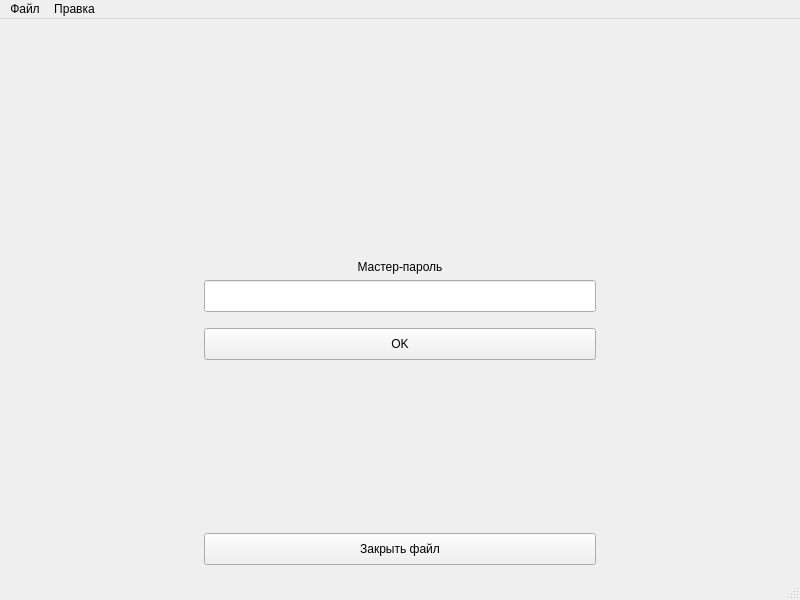
<?xml version="1.0" encoding="UTF-8"?>
<ui version="4.0">
 <class>MainWindow</class>
 <widget class="QMainWindow" name="MainWindow">
  <property name="geometry">
   <rect>
    <x>0</x>
    <y>0</y>
    <width>800</width>
    <height>600</height>
   </rect>
  </property>
  <property name="minimumSize">
   <size>
    <width>800</width>
    <height>600</height>
   </size>
  </property>
  <property name="maximumSize">
   <size>
    <width>800</width>
    <height>600</height>
   </size>
  </property>
  <property name="font">
   <font>
    <family>Segoe UI</family>
    <pointsize>9</pointsize>
   </font>
  </property>
  <property name="windowTitle">
   <string>Менеджер паролей</string>
  </property>
  <property name="windowIcon">
   <iconset>
    <normaloff>../../images/icon32.png</normaloff>../../images/icon32.png</iconset>
  </property>
  <widget class="QWidget" name="centralwidget">
   <layout class="QGridLayout" name="gridLayout">
    <property name="leftMargin">
     <number>4</number>
    </property>
    <property name="topMargin">
     <number>4</number>
    </property>
    <property name="rightMargin">
     <number>4</number>
    </property>
    <property name="bottomMargin">
     <number>4</number>
    </property>
    <item row="1" column="0">
     <widget class="QStackedWidget" name="stackedWidget">
      <property name="currentIndex">
       <number>0</number>
      </property>
      <widget class="QWidget" name="pageLogin">
       <layout class="QVBoxLayout" name="verticalLayout">
        <property name="leftMargin">
         <number>200</number>
        </property>
        <property name="rightMargin">
         <number>200</number>
        </property>
        <item>
         <spacer name="vSpacer_1">
          <property name="orientation">
           <enum>Qt::Vertical</enum>
          </property>
          <property name="sizeType">
           <enum>QSizePolicy::Expanding</enum>
          </property>
          <property name="sizeHint" stdset="0">
           <size>
            <width>20</width>
            <height>40</height>
           </size>
          </property>
         </spacer>
        </item>
        <item>
         <widget class="QLabel" name="labelLogo">
          <property name="text">
           <string/>
          </property>
          <property name="pixmap">
           <pixmap>../../images/logo.png</pixmap>
          </property>
          <property name="alignment">
           <set>Qt::AlignCenter</set>
          </property>
         </widget>
        </item>
        <item>
         <spacer name="vSpacer_3">
          <property name="orientation">
           <enum>Qt::Vertical</enum>
          </property>
          <property name="sizeType">
           <enum>QSizePolicy::Fixed</enum>
          </property>
          <property name="sizeHint" stdset="0">
           <size>
            <width>20</width>
            <height>40</height>
           </size>
          </property>
         </spacer>
        </item>
        <item>
         <widget class="QLabel" name="label_4">
          <property name="font">
           <font>
            <family>Segoe UI</family>
            <pointsize>9</pointsize>
           </font>
          </property>
          <property name="text">
           <string>Мастер-пароль</string>
          </property>
          <property name="alignment">
           <set>Qt::AlignCenter</set>
          </property>
         </widget>
        </item>
        <item>
         <widget class="QLineEdit" name="editMasterPassword">
          <property name="minimumSize">
           <size>
            <width>0</width>
            <height>32</height>
           </size>
          </property>
          <property name="font">
           <font>
            <family>Segoe UI</family>
            <pointsize>9</pointsize>
           </font>
          </property>
          <property name="maxLength">
           <number>32</number>
          </property>
          <property name="echoMode">
           <enum>QLineEdit::Password</enum>
          </property>
          <property name="alignment">
           <set>Qt::AlignCenter</set>
          </property>
          <property name="placeholderText">
           <string/>
          </property>
         </widget>
        </item>
        <item>
         <spacer name="vSpacer_2">
          <property name="orientation">
           <enum>Qt::Vertical</enum>
          </property>
          <property name="sizeType">
           <enum>QSizePolicy::Fixed</enum>
          </property>
          <property name="sizeHint" stdset="0">
           <size>
            <width>20</width>
            <height>10</height>
           </size>
          </property>
         </spacer>
        </item>
        <item>
         <widget class="QPushButton" name="btnLogin">
          <property name="minimumSize">
           <size>
            <width>0</width>
            <height>32</height>
           </size>
          </property>
          <property name="font">
           <font>
            <family>Segoe UI</family>
            <pointsize>9</pointsize>
           </font>
          </property>
          <property name="text">
           <string>OK</string>
          </property>
         </widget>
        </item>
        <item>
         <spacer name="vSpacer_0">
          <property name="orientation">
           <enum>Qt::Vertical</enum>
          </property>
          <property name="sizeHint" stdset="0">
           <size>
            <width>20</width>
            <height>40</height>
           </size>
          </property>
         </spacer>
        </item>
        <item>
         <widget class="QPushButton" name="btnCloseFile">
          <property name="minimumSize">
           <size>
            <width>0</width>
            <height>32</height>
           </size>
          </property>
          <property name="text">
           <string>Закрыть файл</string>
          </property>
         </widget>
        </item>
       </layout>
      </widget>
      <widget class="QWidget" name="pageNew">
       <layout class="QVBoxLayout" name="verticalLayout_2">
        <property name="leftMargin">
         <number>200</number>
        </property>
        <property name="rightMargin">
         <number>200</number>
        </property>
        <item>
         <spacer name="vSpacer_4">
          <property name="orientation">
           <enum>Qt::Vertical</enum>
          </property>
          <property name="sizeType">
           <enum>QSizePolicy::Fixed</enum>
          </property>
          <property name="sizeHint" stdset="0">
           <size>
            <width>20</width>
            <height>40</height>
           </size>
          </property>
         </spacer>
        </item>
        <item>
         <widget class="QPushButton" name="btnOpenFile">
          <property name="minimumSize">
           <size>
            <width>0</width>
            <height>32</height>
           </size>
          </property>
          <property name="font">
           <font>
            <family>Segoe UI</family>
            <pointsize>9</pointsize>
           </font>
          </property>
          <property name="text">
           <string>Открыть файл</string>
          </property>
         </widget>
        </item>
        <item>
         <spacer name="vSpacer_5">
          <property name="orientation">
           <enum>Qt::Vertical</enum>
          </property>
          <property name="sizeType">
           <enum>QSizePolicy::Fixed</enum>
          </property>
          <property name="sizeHint" stdset="0">
           <size>
            <width>20</width>
            <height>40</height>
           </size>
          </property>
         </spacer>
        </item>
        <item>
         <widget class="Line" name="line">
          <property name="orientation">
           <enum>Qt::Horizontal</enum>
          </property>
         </widget>
        </item>
        <item>
         <spacer name="vSpacer_6">
          <property name="orientation">
           <enum>Qt::Vertical</enum>
          </property>
          <property name="sizeType">
           <enum>QSizePolicy::Fixed</enum>
          </property>
          <property name="sizeHint" stdset="0">
           <size>
            <width>20</width>
            <height>40</height>
           </size>
          </property>
         </spacer>
        </item>
        <item>
         <widget class="QLabel" name="label_0">
          <property name="font">
           <font>
            <family>Segoe UI</family>
            <pointsize>12</pointsize>
           </font>
          </property>
          <property name="text">
           <string>СОЗДАТЬ НОВЫЙ ФАЙЛ</string>
          </property>
          <property name="alignment">
           <set>Qt::AlignCenter</set>
          </property>
         </widget>
        </item>
        <item>
         <spacer name="vSpacer_7">
          <property name="orientation">
           <enum>Qt::Vertical</enum>
          </property>
          <property name="sizeType">
           <enum>QSizePolicy::Fixed</enum>
          </property>
          <property name="sizeHint" stdset="0">
           <size>
            <width>20</width>
            <height>10</height>
           </size>
          </property>
         </spacer>
        </item>
        <item>
         <widget class="QLabel" name="label_1">
          <property name="text">
           <string>Мастер-пароль</string>
          </property>
         </widget>
        </item>
        <item>
         <widget class="QLineEdit" name="editCreateMasterPassword">
          <property name="minimumSize">
           <size>
            <width>0</width>
            <height>32</height>
           </size>
          </property>
          <property name="maxLength">
           <number>32</number>
          </property>
          <property name="echoMode">
           <enum>QLineEdit::Password</enum>
          </property>
         </widget>
        </item>
        <item>
         <widget class="QLabel" name="label_2">
          <property name="text">
           <string>Повторите мастер-пароль</string>
          </property>
         </widget>
        </item>
        <item>
         <widget class="QLineEdit" name="editConfirmMasterPassword">
          <property name="minimumSize">
           <size>
            <width>0</width>
            <height>32</height>
           </size>
          </property>
          <property name="maxLength">
           <number>32</number>
          </property>
          <property name="echoMode">
           <enum>QLineEdit::Password</enum>
          </property>
         </widget>
        </item>
        <item>
         <widget class="QLabel" name="label_3">
          <property name="text">
           <string>Файл</string>
          </property>
         </widget>
        </item>
        <item>
         <layout class="QHBoxLayout" name="horizontalLayout">
          <item>
           <widget class="QLineEdit" name="editFileName">
            <property name="enabled">
             <bool>false</bool>
            </property>
            <property name="minimumSize">
             <size>
              <width>0</width>
              <height>32</height>
             </size>
            </property>
           </widget>
          </item>
          <item>
           <widget class="QPushButton" name="btnSelectFileName">
            <property name="minimumSize">
             <size>
              <width>32</width>
              <height>32</height>
             </size>
            </property>
            <property name="text">
             <string>Выбрать</string>
            </property>
           </widget>
          </item>
         </layout>
        </item>
        <item>
         <spacer name="vSpacer_8">
          <property name="orientation">
           <enum>Qt::Vertical</enum>
          </property>
          <property name="sizeType">
           <enum>QSizePolicy::Fixed</enum>
          </property>
          <property name="sizeHint" stdset="0">
           <size>
            <width>20</width>
            <height>20</height>
           </size>
          </property>
         </spacer>
        </item>
        <item>
         <widget class="QPushButton" name="btnCreateFile">
          <property name="minimumSize">
           <size>
            <width>0</width>
            <height>32</height>
           </size>
          </property>
          <property name="text">
           <string>Создать</string>
          </property>
         </widget>
        </item>
        <item>
         <spacer name="vSpacer_9">
          <property name="orientation">
           <enum>Qt::Vertical</enum>
          </property>
          <property name="sizeHint" stdset="0">
           <size>
            <width>20</width>
            <height>40</height>
           </size>
          </property>
         </spacer>
        </item>
       </layout>
      </widget>
      <widget class="QWidget" name="page">
       <layout class="QHBoxLayout" name="horizontalLayout_2">
        <item>
         <widget class="QListWidget" name="listWidget">
          <property name="minimumSize">
           <size>
            <width>300</width>
            <height>0</height>
           </size>
          </property>
          <property name="editTriggers">
           <set>QAbstractItemView::NoEditTriggers</set>
          </property>
          <property name="iconSize">
           <size>
            <width>32</width>
            <height>32</height>
           </size>
          </property>
          <property name="gridSize">
           <size>
            <width>0</width>
            <height>40</height>
           </size>
          </property>
         </widget>
        </item>
        <item>
         <layout class="QVBoxLayout" name="vLayout_Item">
          <item>
           <widget class="QLabel" name="label_5">
            <property name="text">
             <string>Название</string>
            </property>
           </widget>
          </item>
          <item>
           <widget class="QLineEdit" name="editTitle">
            <property name="minimumSize">
             <size>
              <width>0</width>
              <height>32</height>
             </size>
            </property>
            <property name="readOnly">
             <bool>true</bool>
            </property>
           </widget>
          </item>
          <item>
           <widget class="QLabel" name="label_6">
            <property name="text">
             <string>Логин</string>
            </property>
           </widget>
          </item>
          <item>
           <widget class="QLineEdit" name="editLogin">
            <property name="minimumSize">
             <size>
              <width>0</width>
              <height>32</height>
             </size>
            </property>
            <property name="readOnly">
             <bool>true</bool>
            </property>
           </widget>
          </item>
          <item>
           <widget class="QLabel" name="label_7">
            <property name="text">
             <string>Пароль</string>
            </property>
           </widget>
          </item>
          <item>
           <layout class="QHBoxLayout" name="horizontalLayout_3">
            <item>
             <widget class="QLineEdit" name="editPassword">
              <property name="minimumSize">
               <size>
                <width>0</width>
                <height>32</height>
               </size>
              </property>
              <property name="readOnly">
               <bool>true</bool>
              </property>
             </widget>
            </item>
            <item>
             <widget class="QPushButton" name="btnGenerate">
              <property name="minimumSize">
               <size>
                <width>0</width>
                <height>32</height>
               </size>
              </property>
              <property name="text">
               <string>Сгенерировать</string>
              </property>
             </widget>
            </item>
           </layout>
          </item>
          <item>
           <widget class="QLabel" name="label_8">
            <property name="text">
             <string>Сайт</string>
            </property>
           </widget>
          </item>
          <item>
           <widget class="QLineEdit" name="editSite">
            <property name="minimumSize">
             <size>
              <width>0</width>
              <height>32</height>
             </size>
            </property>
            <property name="readOnly">
             <bool>true</bool>
            </property>
           </widget>
          </item>
          <item>
           <widget class="QLabel" name="label_9">
            <property name="text">
             <string>Дополнительно</string>
            </property>
           </widget>
          </item>
          <item>
           <widget class="QTextEdit" name="textEditAdditional">
            <property name="readOnly">
             <bool>true</bool>
            </property>
           </widget>
          </item>
          <item>
           <spacer name="vSpacer_10">
            <property name="orientation">
             <enum>Qt::Vertical</enum>
            </property>
            <property name="sizeHint" stdset="0">
             <size>
              <width>20</width>
              <height>40</height>
             </size>
            </property>
           </spacer>
          </item>
          <item>
           <layout class="QHBoxLayout" name="hLayout_3">
            <item>
             <widget class="QPushButton" name="btnCreate">
              <property name="sizePolicy">
               <sizepolicy hsizetype="Fixed" vsizetype="Fixed">
                <horstretch>0</horstretch>
                <verstretch>0</verstretch>
               </sizepolicy>
              </property>
              <property name="minimumSize">
               <size>
                <width>0</width>
                <height>32</height>
               </size>
              </property>
              <property name="text">
               <string>Создать</string>
              </property>
             </widget>
            </item>
            <item>
             <widget class="QPushButton" name="btnSave">
              <property name="sizePolicy">
               <sizepolicy hsizetype="Fixed" vsizetype="Fixed">
                <horstretch>0</horstretch>
                <verstretch>0</verstretch>
               </sizepolicy>
              </property>
              <property name="minimumSize">
               <size>
                <width>0</width>
                <height>32</height>
               </size>
              </property>
              <property name="text">
               <string>Сохранить</string>
              </property>
             </widget>
            </item>
            <item>
             <widget class="QPushButton" name="btnCancel">
              <property name="sizePolicy">
               <sizepolicy hsizetype="Fixed" vsizetype="Fixed">
                <horstretch>0</horstretch>
                <verstretch>0</verstretch>
               </sizepolicy>
              </property>
              <property name="minimumSize">
               <size>
                <width>0</width>
                <height>32</height>
               </size>
              </property>
              <property name="text">
               <string>Отмена</string>
              </property>
             </widget>
            </item>
            <item>
             <widget class="QPushButton" name="btnEdit">
              <property name="sizePolicy">
               <sizepolicy hsizetype="Fixed" vsizetype="Fixed">
                <horstretch>0</horstretch>
                <verstretch>0</verstretch>
               </sizepolicy>
              </property>
              <property name="minimumSize">
               <size>
                <width>0</width>
                <height>32</height>
               </size>
              </property>
              <property name="text">
               <string>Редактировать</string>
              </property>
             </widget>
            </item>
            <item>
             <spacer name="hSpacer_1">
              <property name="orientation">
               <enum>Qt::Horizontal</enum>
              </property>
              <property name="sizeHint" stdset="0">
               <size>
                <width>40</width>
                <height>20</height>
               </size>
              </property>
             </spacer>
            </item>
            <item>
             <widget class="QPushButton" name="btnRemove">
              <property name="enabled">
               <bool>true</bool>
              </property>
              <property name="sizePolicy">
               <sizepolicy hsizetype="Fixed" vsizetype="Fixed">
                <horstretch>0</horstretch>
                <verstretch>0</verstretch>
               </sizepolicy>
              </property>
              <property name="minimumSize">
               <size>
                <width>0</width>
                <height>32</height>
               </size>
              </property>
              <property name="text">
               <string>Удалить</string>
              </property>
             </widget>
            </item>
           </layout>
          </item>
         </layout>
        </item>
       </layout>
      </widget>
     </widget>
    </item>
   </layout>
  </widget>
  <widget class="QMenuBar" name="menubar">
   <property name="geometry">
    <rect>
     <x>0</x>
     <y>0</y>
     <width>800</width>
     <height>21</height>
    </rect>
   </property>
   <widget class="QMenu" name="menuFile">
    <property name="title">
     <string>Файл</string>
    </property>
    <addaction name="action_PasswordGenerator"/>
    <addaction name="separator"/>
    <addaction name="action_MasterPassword"/>
    <addaction name="action_Block"/>
    <addaction name="separator"/>
    <addaction name="action_Exit"/>
   </widget>
   <widget class="QMenu" name="menuEdit">
    <property name="title">
     <string>Правка</string>
    </property>
    <addaction name="action_CreateRecord"/>
    <addaction name="action_EditRecord"/>
    <addaction name="action_RemoveRecord"/>
   </widget>
   <addaction name="menuFile"/>
   <addaction name="menuEdit"/>
  </widget>
  <widget class="QStatusBar" name="statusbar"/>
  <action name="action_CreateRecord">
   <property name="enabled">
    <bool>false</bool>
   </property>
   <property name="text">
    <string>Создать запись</string>
   </property>
  </action>
  <action name="action_EditRecord">
   <property name="enabled">
    <bool>false</bool>
   </property>
   <property name="text">
    <string>Редактировать запись</string>
   </property>
  </action>
  <action name="action_RemoveRecord">
   <property name="enabled">
    <bool>false</bool>
   </property>
   <property name="text">
    <string>Удалить запись</string>
   </property>
  </action>
  <action name="action_PasswordGenerator">
   <property name="text">
    <string>Генаратор паролей</string>
   </property>
  </action>
  <action name="action_Exit">
   <property name="text">
    <string>Выход</string>
   </property>
  </action>
  <action name="action_MasterPassword">
   <property name="enabled">
    <bool>false</bool>
   </property>
   <property name="text">
    <string>Изменить мастер пароль</string>
   </property>
  </action>
  <action name="action_Block">
   <property name="enabled">
    <bool>false</bool>
   </property>
   <property name="text">
    <string>Заблокировать</string>
   </property>
  </action>
 </widget>
 <resources/>
 <connections/>
</ui>
